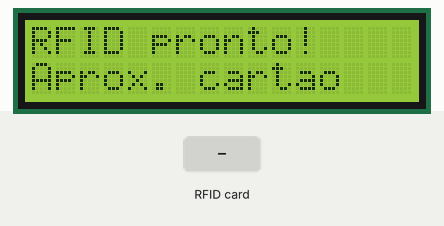
Recording of a sketch running on a simulated ESP32. Shown: 16×2 character LCD. The inputs (shaded band) are chosen by the test bench. What the sketch prints to the serial monitor is not drawn.

Above: at 2.3 s.
2.4 s: RFID card 5E 7A 19 C4 held to the reader
At 3.6 s:
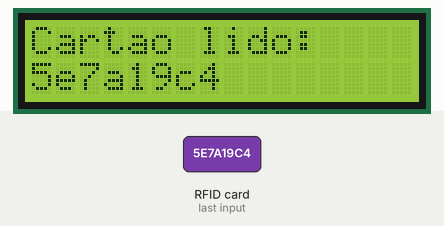
At 5.7 s:
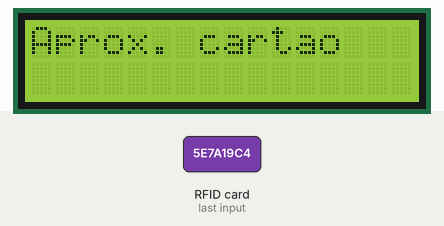
Timing chart, 0 to 7.2 s (numbered marks = the images above; inputs shaded):
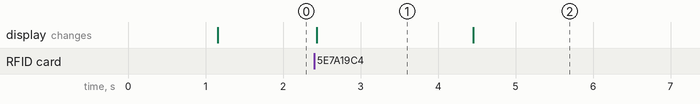

The sketch:

basic-circuit.ino
```cpp
#include <Wire.h>
#include <LiquidCrystal_I2C.h>
#include <SPI.h>
#include <MFRC522.h>

// ==== LCD I2C ====
#define SDA_PIN 21
#define SCL_PIN 22
LiquidCrystal_I2C lcd(0x27, 16, 2); // Altere o endereço se necessário (0x27 ou 0x3F)

// ==== RFID MFRC522 ====
#define SS_PIN   5     // SDA/SS
#define RST_PIN  4     // RST
#define MISO_PIN 19
#define MOSI_PIN 23
#define SCK_PIN  18

MFRC522 mfrc522(SS_PIN, RST_PIN);

// ==== SETUP ====
void setup() {
  Serial.begin(115200);
  while (!Serial) delay(10);

  // Inicializa o LCD
  Wire.begin(SDA_PIN, SCL_PIN);
  lcd.init();
  lcd.backlight();
  lcd.clear();
  lcd.setCursor(0, 0);
  lcd.print("Iniciando...");

  // Inicializa SPI e RFID
  SPI.begin(SCK_PIN, MISO_PIN, MOSI_PIN, SS_PIN);
  mfrc522.PCD_Init();

  delay(1000);
  lcd.clear();
  lcd.setCursor(0, 0);
  lcd.print("RFID pronto!");
  lcd.setCursor(0, 1);
  lcd.print("Aprox. cartao");

  Serial.println("📡 Leitor RFID iniciado!");
  Serial.println("Aproxime um cartão para leitura...");
}

// ==== LOOP ====
void loop() {
  // Verifica se há novo cartão
  if (!mfrc522.PICC_IsNewCardPresent()) return;
  if (!mfrc522.PICC_ReadCardSerial()) return;

  // Mostra UID no Serial
  Serial.print("🎫 UID: ");
  String uidString = "";
  for (byte i = 0; i < mfrc522.uid.size; i++) {
    Serial.print(mfrc522.uid.uidByte[i] < 0x10 ? " 0" : " ");
    Serial.print(mfrc522.uid.uidByte[i], HEX);
    uidString += String(mfrc522.uid.uidByte[i] < 0x10 ? "0" : "");
    uidString += String(mfrc522.uid.uidByte[i], HEX);
  }
  Serial.println();

  // Mostra UID no LCD
  lcd.clear();
  lcd.setCursor(0, 0);
  lcd.print("Cartao lido:");
  lcd.setCursor(0, 1);
  lcd.print(uidString.substring(0, 16)); // Limita a 16 caracteres
  delay(2000);

  // Retorna à tela inicial
  lcd.clear();
  lcd.setCursor(0, 0);
  lcd.print("Aprox. cartao");

  // Encerra comunicação com o cartão
  mfrc522.PICC_HaltA();
  delay(500);
}
```

Measured:
- after the input at 2.4 s, the display: changes at once (image 1)
- what the display in image 1 shows lasts 2.1 s, from 2.4 s to 4.5 s
